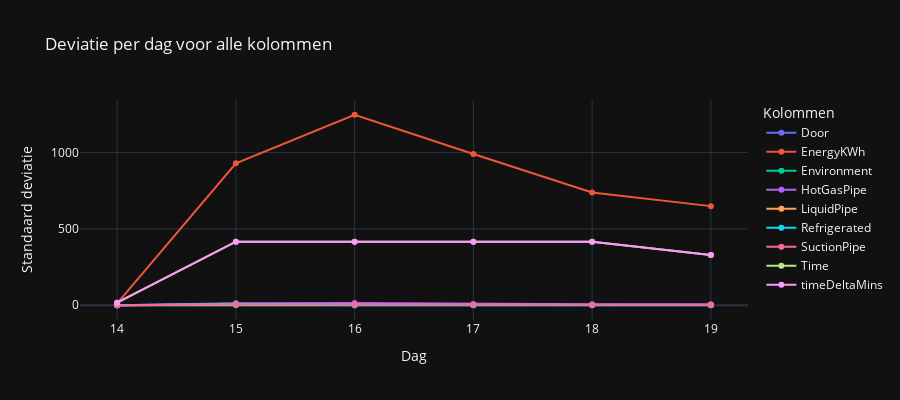

Notebook code for this chart:
### Code cell
day_deviations = freezer.groupby(lambda d: d.day).std()

fig = go.Figure()

for col in day_deviations.columns:
    fig.add_trace(go.Scatter(
        x=day_deviations.index,
        y=day_deviations[col],
        mode='lines+markers',
        name=col
    ))


fig.update_layout(
    title='Deviatie per dag voor alle kolommen',
    xaxis_title='Dag',
    yaxis_title='Standaard deviatie',
    legend_title='Kolommen',
    template='plotly_dark',
    height=400,
    width=900
)

fig.show()

### Figure 1 — Plotly figure (JSON) as saved in the notebook; plotly's stock layout.template omitted (floating-point values rounded to 4 significant figures)
{"data": [{"mode": "lines+markers", "name": "Door", "type": "scatter", "x": [14, 15, 16, 17, 18, 19], "y": [0, 0.1111, 0.1381, 0.1917, 0, 0]}, {"mode": "lines+markers", "name": "EnergyKWh", "type": "scatter", "x": [14, 15, 16, 17, 18, 19], "y": [12.19, 929.2, 1247.0, 989.5, 737.8, 648.7]}, {"mode": "lines+markers", "name": "Environment", "type": "scatter", "x": [14, 15, 16, 17, 18, 19], "y": [0.06487, 0.9506, 0.7752, 0.4946, 0.2039, 0.1706]}, {"mode": "lines+markers", "name": "HotGasPipe", "type": "scatter", "x": [14, 15, 16, 17, 18, 19], "y": [0.05932, 13.19, 15.15, 8.315, 5.842, 5.773]}, {"mode": "lines+markers", "name": "LiquidPipe", "type": "scatter", "x": [14, 15, 16, 17, 18, 19], "y": [0.1292, 4.741, 3.139, 1.853, 1.529, 1.498]}, {"mode": "lines+markers", "name": "Refrigerated", "type": "scatter", "x": [14, 15, 16, 17, 18, 19], "y": [0.08305, 9.474, 1.987, 1.893, 1.289, 1.317]}, {"mode": "lines+markers", "name": "SuctionPipe", "type": "scatter", "x": [14, 15, 16, 17, 18, 19], "y": [0.05241, 6.873, 4.503, 3.767, 3.568, 3.595]}, {"mode": "lines+markers", "name": "Time", "type": "scatter", "x": [14, 15, 16, 17, 18, 19], "y": [17.18, 415.8, 415.8, 415.8, 415.8, 329.5]}, {"mode": "lines+markers", "name": "timeDeltaMins", "type": "scatter", "x": [14, 15, 16, 17, 18, 19], "y": [17.18, 415.8, 415.8, 415.8, 415.8, 329.5]}], "layout": {"height": 400, "legend": {"title": {"text": "Kolommen"}}, "title": {"text": "Deviatie per dag voor alle kolommen"}, "width": 900, "xaxis": {"title": {"text": "Dag"}}, "yaxis": {"title": {"text": "Standaard deviatie"}}}}
